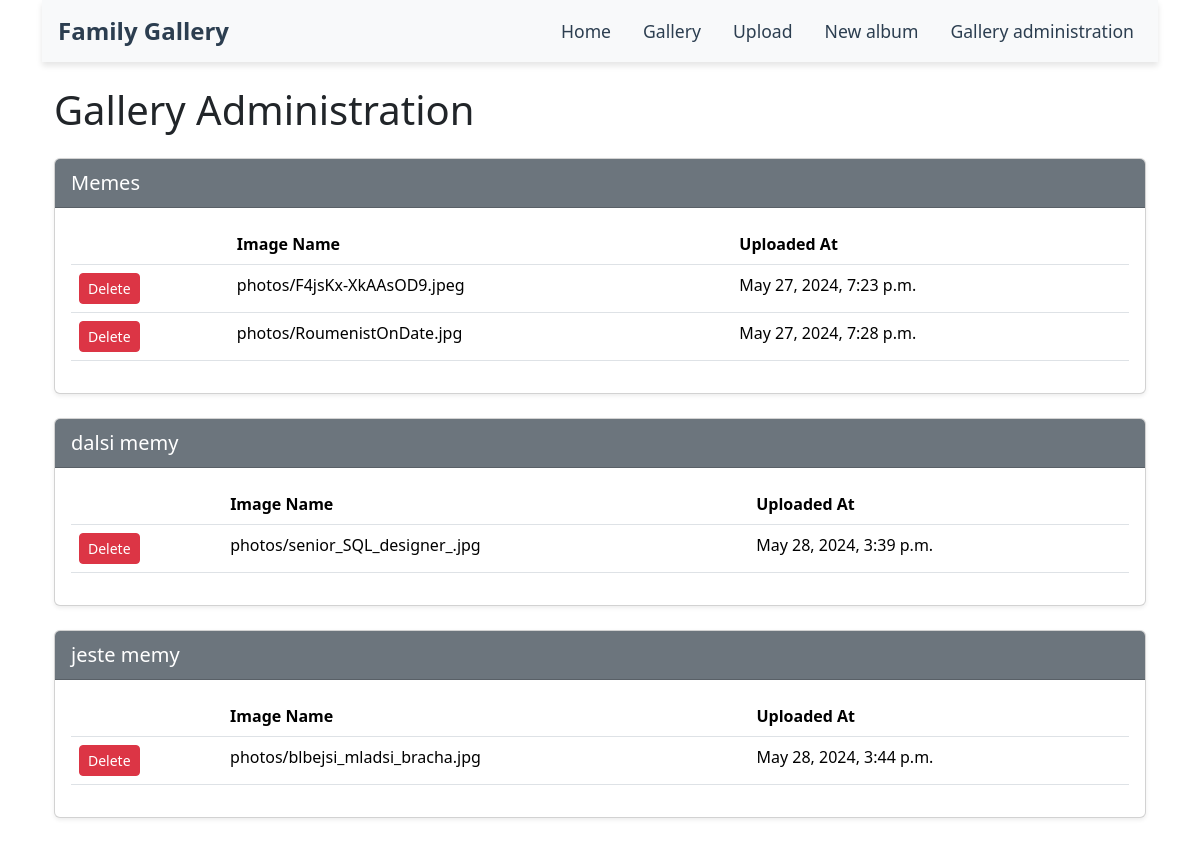
The app's page /gallery/gallery_administration/, older data.
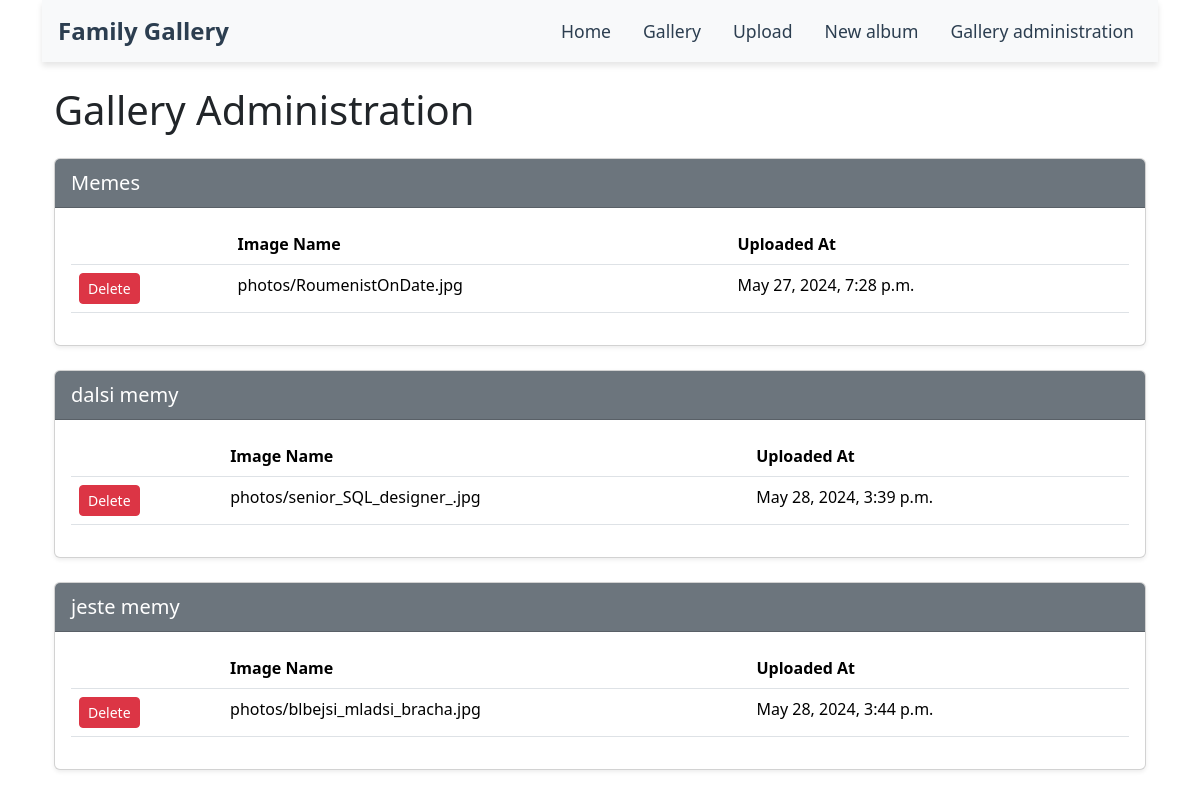
The same page, newer data.
### gallery_app/models.py (models this page shows, shortened)
class Group(models.Model):
    name = models.CharField(max_length=100)

class Photo(models.Model):
    image = models.ImageField(upload_to='photos/')
    group = models.ForeignKey(Group, on_delete=models.CASCADE, related_name='photos')
    image_hash = models.CharField(max_length=64, unique=True, blank=True, null=True)
    uploaded_at = models.DateTimeField(auto_now_add=True)

### gallery_app/views.py (the view)
# urls.py: path('gallery_administration/', gallery_administration, name='gallery_administration'),
def gallery_administration(request):
    groups = Group.objects.prefetch_related('photos').all()
    return render(request, 'gallery/gallery_administration.html', {'groups': groups})

### gallery_app/templates/gallery/gallery_administration.html (shortened to what this page needs)
{% extends "base.html" %}
{% block content %}
<div class="container mt-4">
    <h1 class="mb-4">Gallery Administration</h1>
    {% if groups %}
        {% for group in groups %}
            <div class="card mb-4 shadow-sm">
                <div class="card-header text-white" style="background-color: #6c757d; padding: 0.75rem 1rem;">
                    <h5 class="my-0">{{ group.name }}</h5>
                </div>
                <div class="card-body">
                    <div class="table-responsive">
                        <table class="table table-hover">
                            <thead class="thead-light">
                                <tr>
                                    <th scope="col"></th>
                                    <th scope="col">Image Name</th>
                                    <th scope="col">Uploaded At</th>
                                </tr>
                            </thead>
                            <tbody>
                                {% for photo in group.photos.all %}
                                    <tr>
                                        <td>
                                            <form method="post" action="{% url 'delete_photo' photo.id %}">
                                                <button type="submit" class="btn btn-danger btn-sm">Delete</button>
                                            </form>
                                        </td>
                                        <td>{{ photo.image.name }}</td>
                                        <td>{{ photo.uploaded_at|date:"F j, Y, g:i a" }}</td>
                                    </tr>
                                {% endfor %}
                            </tbody>
                        </table>
                    </div>
                </div>
            </div>
        {% endfor %}
    {% else %}
        <div class="alert alert-warning" role="alert">
            No photos available.
        </div>
    {% endif %}
</div>
{% endblock %}

Row changes from the older to the newer data that the page shows:
removed Photo: image.name "photos/F4jsKx-XkAAsOD9.jpeg", uploaded_at "May 27, 2024, 7:23 p.m.", shown under Group "Memes"
